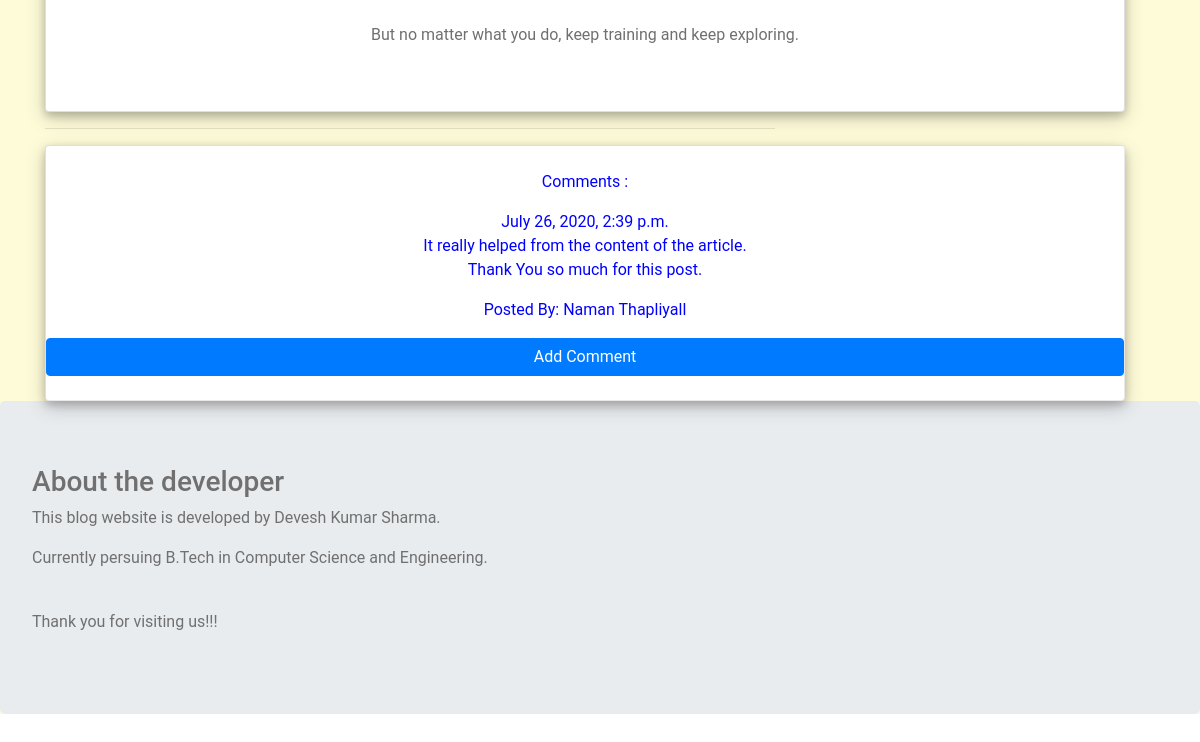
The app's page /post/27 (lower part), older data.
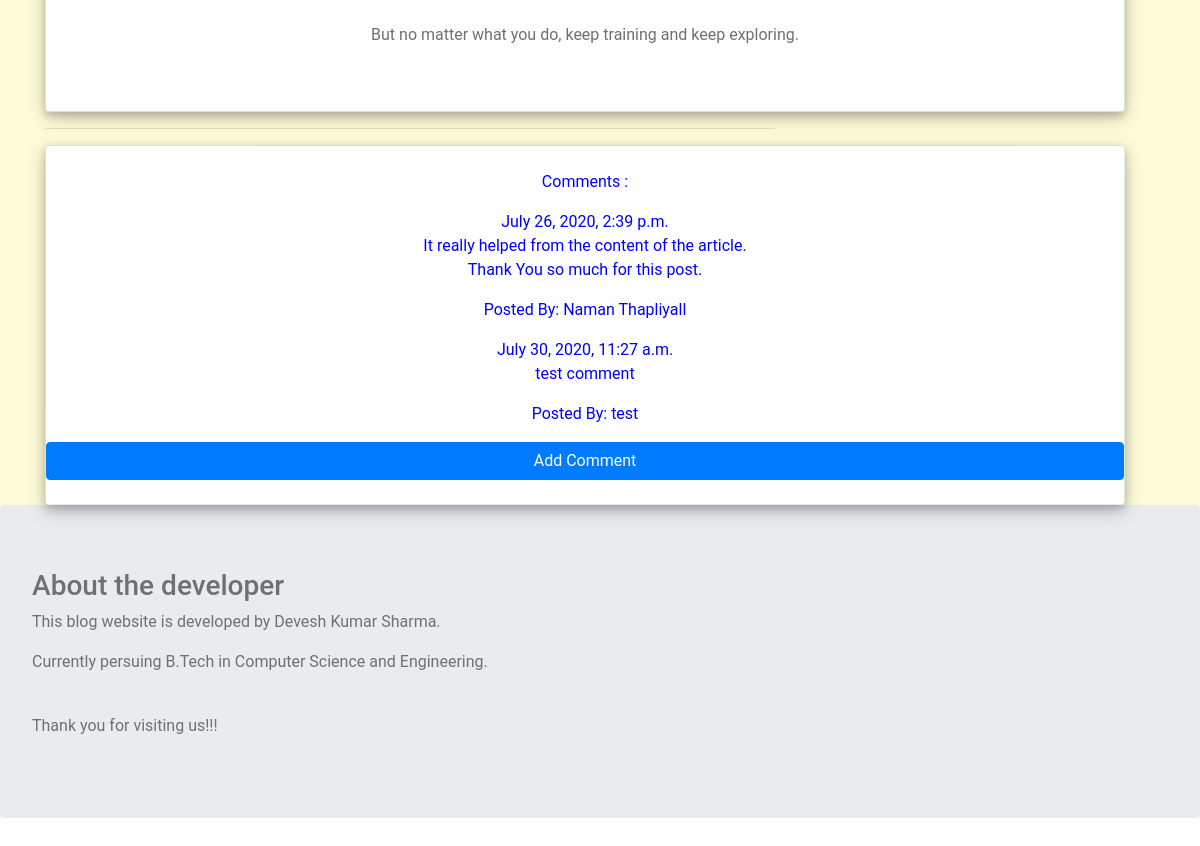
The same page, newer data.
### blog/models.py (models this page shows, shortened)
class Comment(models.Model):
    post = models.ForeignKey('blog.Post',related_name='comments',on_delete=models.CASCADE)
    author = models.CharField(max_length=200)
    text = models.TextField()
    created_date = models.DateTimeField(default=timezone.now)
    approved_comment = models.BooleanField(default=True)

### blog/views.py (the view)
# urls.py: url(r'^post/(?P<pk>\d+)$',views.PostDetailView.as_view(),name='post_detail'),
class PostDetailView(DetailView):
    model = Post

### blog/templates/blog/post_detail.html (shortened to what this page needs)
{% extends "blog/base.html" %}
{% block content %}
<div class="loader">
<div class="card">
    <p class='postcontent'>{{ post.text|safe|linebreaksbr}}</p>
<br>
<br>
</div>
</div>
  <hr>
  <div class="card" style="color:blue;text-align:center;border-style: inset;">
    <br>
    <p style="text-align:center;">Comments : </p>
    {% for comment in post.comments.all %}
      {% if user.is_authenticated or comment.approved_comment %}
        {{comment.created_date}}
        <p>{{comment.text|safe|linebreaksbr}}</p>
        <p>Posted By: {{comment.author}}</p>
      {% endif %}
      {% empty %}
      <p>No Comments Here Yet</p>
    {% endfor %}
  <a class="btn btn-primary btn-comment"  href="{% url 'add_comment_to_post' pk=post.pk %}">Add Comment</a>
  <div>
  <br>
</div>
{% endblock %}

Row changes from the older to the newer data that the page shows:
added Comment: created_date "July 30, 2020, 11:27 a.m.", text "test comment", author "test"
